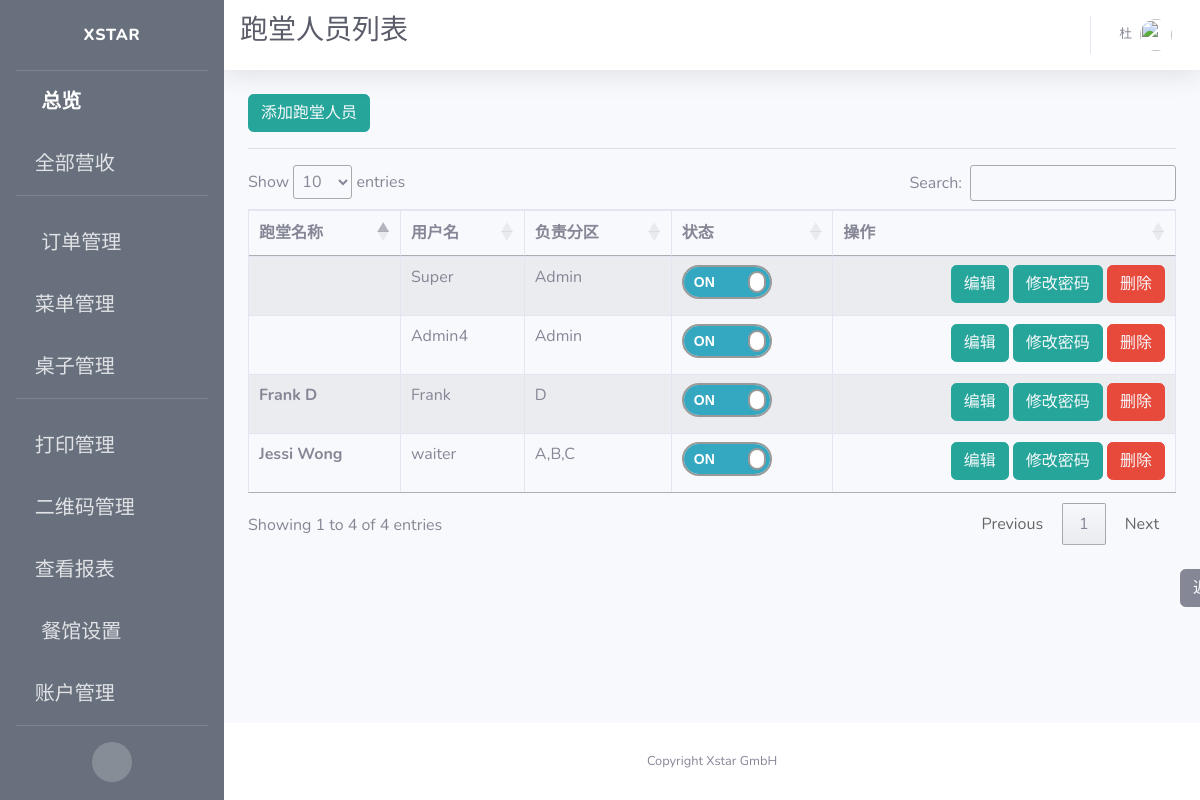
The app's page /admin/users/manage (signed in), older data.
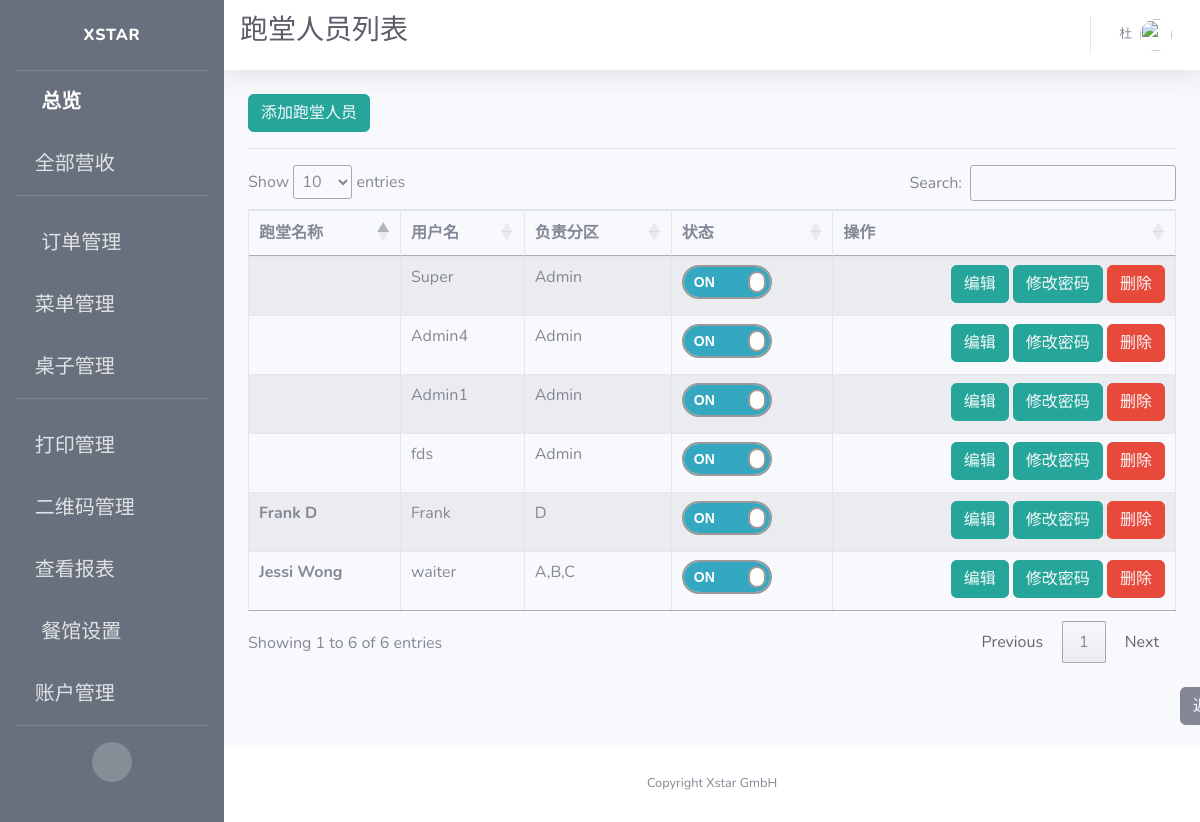
The same page, newer data.
### app/models.py (models this page shows, shortened)
class User(UserMixin, db.Model):
    id = db.Column(db.Integer, primary_key=True)
    username = db.Column(db.String(64), index=True, unique=True, nullable=False)
    alias = db.Column(db.String(64))
    email = db.Column(db.String(120), unique=True)
    password_hash = db.Column(db.String(128))
    permissions = db.Column(db.Integer)
    container = db.Column(db.String(300))

### app/routes.py (the view)
@app.route('/admin/users/manage')
@login_required
def users_manage():
    referrer = request.headers.get('Referer')
    if current_user.permissions < 2:
        return render_template('auth_error.html', referrer=referrer)
    users = User.query.filter(User.id != current_user.id,
                              User.permissions <= current_user.permissions).all()
    user2container = {user.id: ",".join(json.loads(user.container).get('section'))
                      for user in users if json.loads(user.container)}
    user_in_use = {user.id: json.loads(user.container).get('inUse') for user in users}
    context = dict(users=users,
                   user2container=user2container,
                   user_in_use=user_in_use,
                   referrer=request.headers.get('Referer'),
                   title=u'跑堂人员列表',
                   company_name=company_info.get('company_name'))
    return render_template('users_manage.html', **context)

### app/models.py (called while the page is built)
@login.user_loader
def load_user(id):
    return User.query.get(int(id))

### app/templates/users_manage.html (shortened to what this page needs)
{% extends 'base.html' %}
{% block css %}
<link rel="stylesheet" type="text/css" href="https://cdn.datatables.net/1.10.19/css/jquery.dataTables.css">
<link rel="stylesheet" type="text/css" href="https://cdnjs.cloudflare.com/ajax/libs/twitter-bootstrap/4.1.3/css/bootstrap.css">
<link rel="stylesheet" type="text/css" href="https://cdn.datatables.net/1.10.19/css/dataTables.bootstrap4.min.css">
<link rel="stylesheet" href={{ url_for('static', filename='css/table_switch.css') }}>
{% endblock %}
{% block title %}
<h1 class="h3 mb-2 text-gray-800">{{title}}</h1>
{% endblock %}
{% block content %}
<button type="button" class="btn btn-info" style="border-color:#26a69a; background-color:#26a69a;">
  <a href="#" style="color: rgb(247, 249, 252)">
    添加跑堂人员
  </a>
</button>
<hr>
<div class="row">
    <div class="col-sm-12">
      <table id="example" class="table table-striped table-bordered">
      <thead>
        <tr>
          <th scope="col">跑堂名称</th>
          <th scope="col">用户名</th>
          <th scope="col">负责分区</th>
          <th scope="col">状态</th>
          <th scope="col">操作</th>
        </tr>
      </thead>
      <tbody>
        {% for user in users %}
        <tr>
          <th scope="row">{{user.alias}}</th>
          <td>{{user.username}}</td>
          {% if user2container.get(user.id) %}
          <td>{{ user2container.get(user.id) }}</td>
          {% else %}
          <td></td>
          {% endif %}
          <td>
            <div class="onoffswitch">
              <label class="onoffswitch-label" for={{user.id}}>
                  <span class="onoffswitch-switch"></span>
              </label>
            </div>
          </td>
          <td style="text-align:right">
            <span>
              <button type="button" class="btn btn-info" style="border-color:#26a69a; background-color:#26a69a;">
                <a style="color: rgb(247, 249, 252)" href={{ url_for('edit_user', user_id=user.id) }}>
                  编辑
                </a>
              </button>
            </span>
            <span>
              <button type="button" class="btn btn-info" style="border-color:#26a69a; background-color:#26a69a;">
                <a style="color: rgb(247, 249, 252)" href={{ url_for('update_password', user_id=user.id) }}>
                  修改密码
                </a>
              </button>
            </span>
            <span>
              <button type="button" class="btn btn-danger"><a style="color: rgb(247, 249, 252)" href={{ url_for('delete_user', user_id=user.id) }}>删除</a></button>
            </span>
          </td>
        </tr>
        {% endfor %}
      </tbody>
    </table>
    </div>
</div>
<br>
<button type="button" class="btn btn-secondary" id="back">
  <a style="color: rgb(247, 249, 252)" href={{ referrer }}>
    返回
</button>
{% endblock %}

Row changes from the older to the newer data that the page shows:
added User: username "Admin1", get "Admin"
added User: username "fds", get "Admin"
Text that changed along with them:
text written by a page script: "Show entries Search: Showing 1 to 4 of 4 entries Previous 1 Next" → "Show entries Search: Showing 1 to 6 of 6 entries Previous 1 Next"
